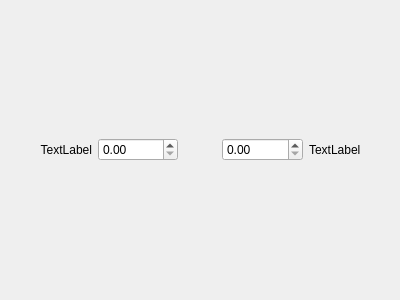
<?xml version="1.0" encoding="UTF-8"?>
<ui version="4.0">
 <class>DoublePairWidget</class>
 <widget class="QWidget" name="DoublePairWidget">
  <property name="geometry">
   <rect>
    <x>0</x>
    <y>0</y>
    <width>400</width>
    <height>300</height>
   </rect>
  </property>
  <property name="windowTitle">
   <string>Form</string>
  </property>
  <layout class="QHBoxLayout" name="horizontalLayout">
   <item>
    <widget class="QLabel" name="label_One">
     <property name="text">
      <string>TextLabel</string>
     </property>
     <property name="alignment">
      <set>Qt::AlignmentFlag::AlignRight|Qt::AlignmentFlag::AlignTrailing|Qt::AlignmentFlag::AlignVCenter</set>
     </property>
    </widget>
   </item>
   <item>
    <widget class="QDoubleSpinBox" name="doubleSpinBox_One">
     <property name="correctionMode">
      <enum>QAbstractSpinBox::CorrectionMode::CorrectToNearestValue</enum>
     </property>
     <property name="suffix">
      <string/>
     </property>
     <property name="decimals">
      <number>2</number>
     </property>
     <property name="singleStep">
      <double>0.500000000000000</double>
     </property>
     <property name="value">
      <double>0.000000000000000</double>
     </property>
    </widget>
   </item>
   <item>
    <widget class="QToolButton" name="toolButton">
     <property name="text">
      <string/>
     </property>
     <property name="icon">
      <iconset resource="../../Resources/Common.qrc">
       <normaloff>:/Common/Icons/LockOpen.svg</normaloff>
       <normalon>:/Common/Icons/LockClosed.svg</normalon>:/Common/Icons/LockOpen.svg</iconset>
     </property>
     <property name="iconSize">
      <size>
       <width>24</width>
       <height>24</height>
      </size>
     </property>
     <property name="checkable">
      <bool>true</bool>
     </property>
     <property name="checked">
      <bool>false</bool>
     </property>
     <property name="autoRaise">
      <bool>true</bool>
     </property>
     <property name="arrowType">
      <enum>Qt::ArrowType::NoArrow</enum>
     </property>
    </widget>
   </item>
   <item>
    <widget class="QDoubleSpinBox" name="doubleSpinBox_Two">
     <property name="singleStep">
      <double>0.500000000000000</double>
     </property>
    </widget>
   </item>
   <item>
    <widget class="QLabel" name="label_Two">
     <property name="text">
      <string>TextLabel</string>
     </property>
    </widget>
   </item>
  </layout>
 </widget>
 <resources>
  <include location="../../Resources/Common.qrc"/>
 </resources>
 <connections/>
</ui>
